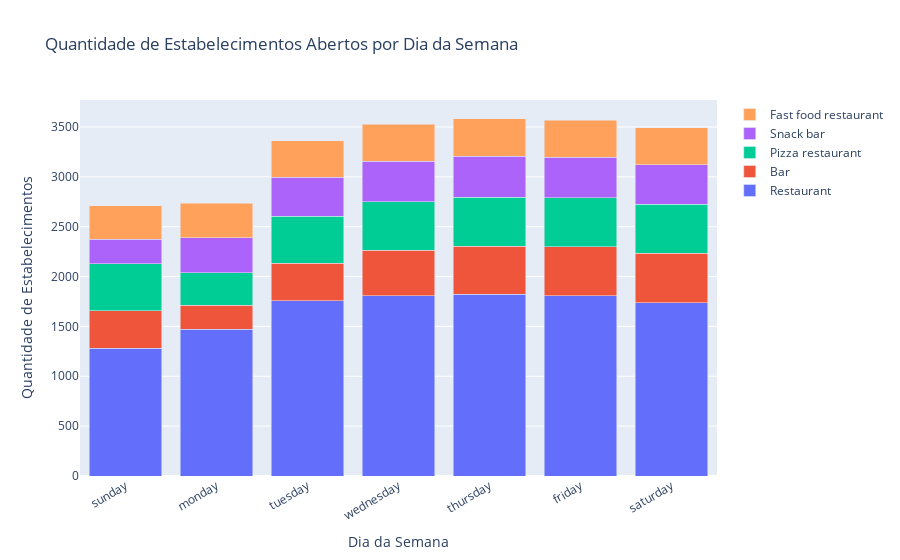

Notebook code cell kept with this figure:
### Code cell
# Selecionar os tipos de estabelecimentos a serem analisados
tipos_selecionados = ['Restaurant', 'Bar', 'Pizza restaurant', 'Snack bar', 'Fast food restaurant']

# Criar um dicionário para armazenar a quantidade de estabelecimentos abertos por dia da semana para cada tipo
dados_por_tipo = {}
for tipo in tipos_selecionados:
    df_tipo = df_estabelecimentos[df_estabelecimentos['type'] == tipo]
    quantidade_por_dia = {}
    for dia in dias_da_semana:
        quantidade_por_dia[dia] = len(df_tipo[df_tipo[dia] != 'Closed'])
    dados_por_tipo[tipo] = quantidade_por_dia

# Criar o gráfico de barras empilhadas
fig = go.Figure()
for tipo in tipos_selecionados:
    fig.add_trace(go.Bar(
        x=dias_da_semana,
        y=list(dados_por_tipo[tipo].values()),
        name=tipo
    ))

fig.update_layout(
    title='Quantidade de Estabelecimentos Abertos por Dia da Semana',
    xaxis_title='Dia da Semana',
    yaxis_title='Quantidade de Estabelecimentos',
    barmode='stack',
    xaxis_tickangle=-30
)

fig.show()

### Figure 1 — Plotly figure (JSON) as saved in the notebook; plotly's stock layout.template omitted (floating-point values rounded to 4 significant figures)
{"data": [{"name": "Restaurant", "type": "bar", "x": ["sunday", "monday", "tuesday", "wednesday", "thursday", "friday", "saturday"], "y": [1283, 1470, 1757, 1810, 1825, 1808, 1739]}, {"name": "Bar", "type": "bar", "x": ["sunday", "monday", "tuesday", "wednesday", "thursday", "friday", "saturday"], "y": [376, 243, 378, 455, 481, 491, 495]}, {"name": "Pizza restaurant", "type": "bar", "x": ["sunday", "monday", "tuesday", "wednesday", "thursday", "friday", "saturday"], "y": [470, 323, 471, 485, 488, 489, 490]}, {"name": "Snack bar", "type": "bar", "x": ["sunday", "monday", "tuesday", "wednesday", "thursday", "friday", "saturday"], "y": [247, 351, 388, 404, 411, 406, 397]}, {"name": "Fast food restaurant", "type": "bar", "x": ["sunday", "monday", "tuesday", "wednesday", "thursday", "friday", "saturday"], "y": [336, 350, 368, 375, 377, 376, 371]}], "layout": {"barmode": "stack", "title": {"text": "Quantidade de Estabelecimentos Abertos por Dia da Semana"}, "xaxis": {"tickangle": -30, "title": {"text": "Dia da Semana"}}, "yaxis": {"title": {"text": "Quantidade de Estabelecimentos"}}}}
